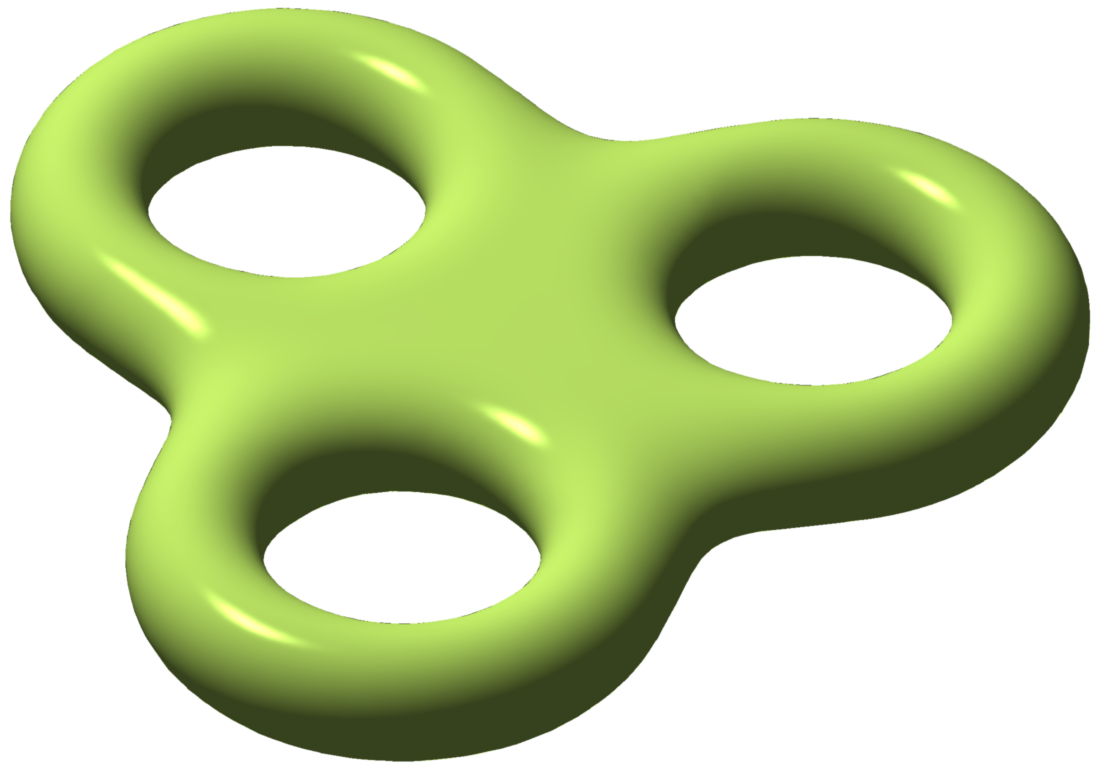
#> input picture 96131125_HW02/Images/Cont.png, 2204 x 1550 px, found by its file name (shown at 1/2 size)
$ python problem-6.py   (older library calls are emulated)
#> lines starting #> are read from the running program, lines starting #| are printed output that depends on the picture; after the words box and inside, x2 and y2 are one past the last pixel; in counts of white or black regions, pixels touching at a corner belong together

# import the necessary packages
from skimage import exposure
import numpy as np
import argparse
import cv2 as cv


##############################################
#   Extract all contours
##############################################
image = cv.imread('.\\Images\\Cont.png')
#> image is the input picture: shape (1550, 2204, 3); mean B, G, R 159.5, 210, 194.1

# convert input image to grayscale and find edges by Canny's algorithm
gray = cv.cvtColor(image, cv.COLOR_BGR2GRAY)
edged = cv.Canny(gray, 10, 100)
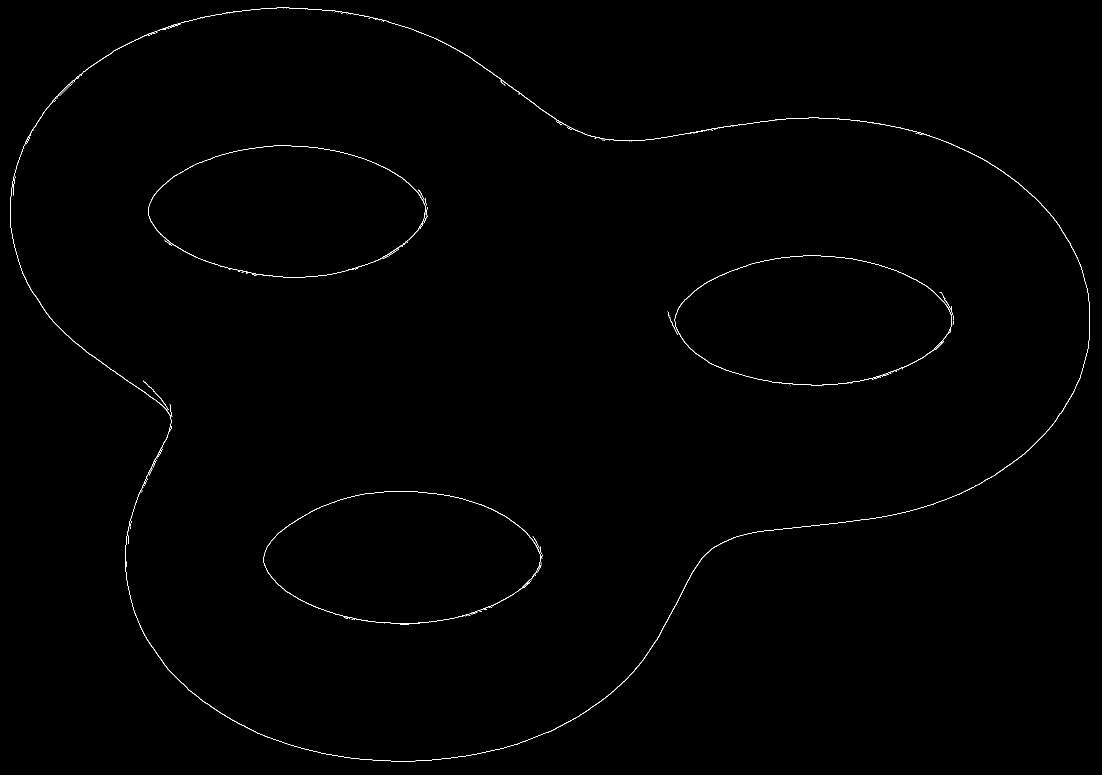
#> edged: shape (1550, 2204) (shown at 1/2 size); 0.37% white in thin lines or dots

# find contours in the edged image
im2, contours, hierarchy = cv.findContours(edged.copy(), cv.RETR_TREE, cv.CHAIN_APPROX_SIMPLE)
#> contours = 96 contours, 85 with area under 20; largest, box (x1, y1, x2, y2) and area: (20, 15, 2180, 1523) 2136478, (20, 15, 2180, 1523) 2134774, (526, 982, 1081, 1248) 111132, (526, 982, 1081, 1248) 110762, (296, 291, 851, 555) 110517
sum_ = sum([len(a) for a in contours])
#> sum_ = 10121
print('segments= CHAIN_APPROX_SIMPLE', sum_)
#| segments= CHAIN_APPROX_SIMPLE 10121

# display contours
contours_img = cv.drawContours(image, contours, -1, (255,0,0), 7)
cv.imshow('d', cv.resize(contours_img,(800,800)))
cv.imwrite('.\\6\\all-contours.jpg', contours_img)

##############################################
#   Effect of different method
##############################################
# mode 1
image = cv.imread('.\\Images\\Cont.png')

# convert input image to grayscale and find edges by Canny's algorithm
gray = cv.cvtColor(image, cv.COLOR_BGR2GRAY)
edged = cv.Canny(gray, 10, 100)

# find contours in the edged image
im2, contours, hierarchy = cv.findContours(edged.copy(), cv.RETR_TREE, cv.CHAIN_APPROX_NONE)

sum_ = sum([len(a) for a in contours])
#> sum_ = 19966
print('segments CHAIN_APPROX_NONE=', sum_)
#| segments CHAIN_APPROX_NONE= 19966

# display contours
contours_img = cv.drawContours(image, contours, -1, (255,0,0), 7)
cv.imshow('d', cv.resize(contours_img,(800,800)))
cv.imwrite('.\\6\\all-contours-model1.jpg', contours_img)

# mode 2
# convert input image to grayscale and find edges by Canny's algorithm
gray = cv.cvtColor(image, cv.COLOR_BGR2GRAY)
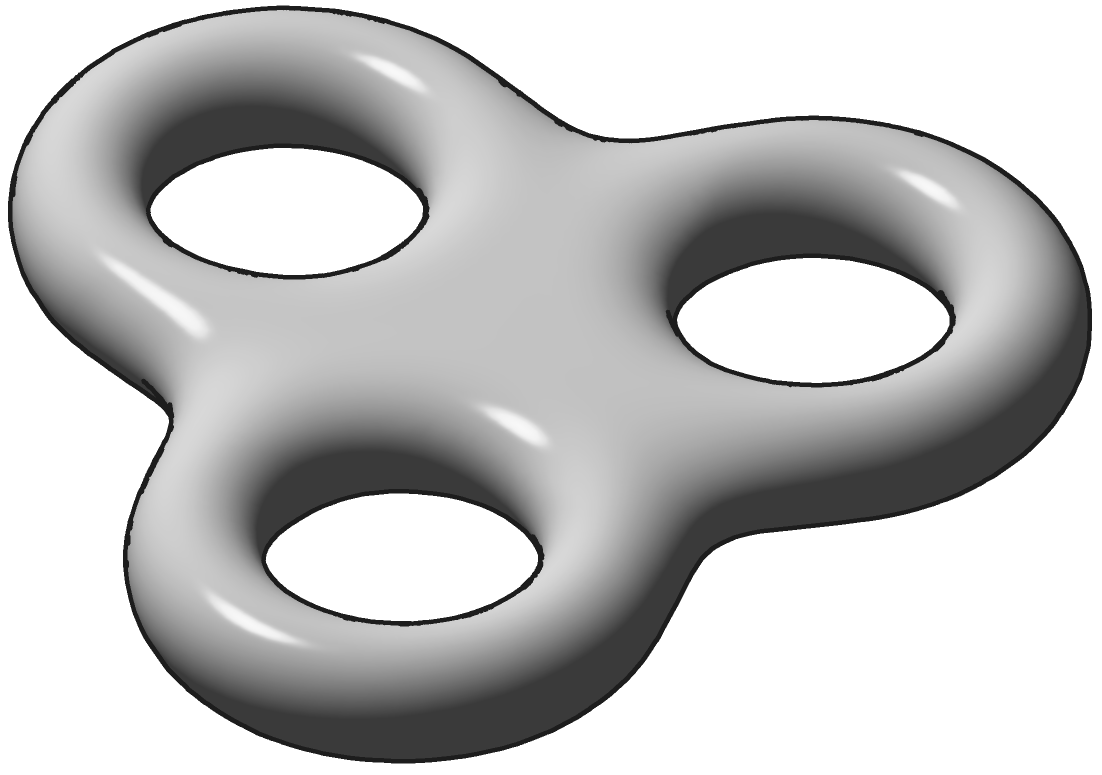
#> gray: shape (1550, 2204) (shown at 1/2 size); min 29, max 255, mean 195.1
edged = cv.Canny(gray, 10, 100)
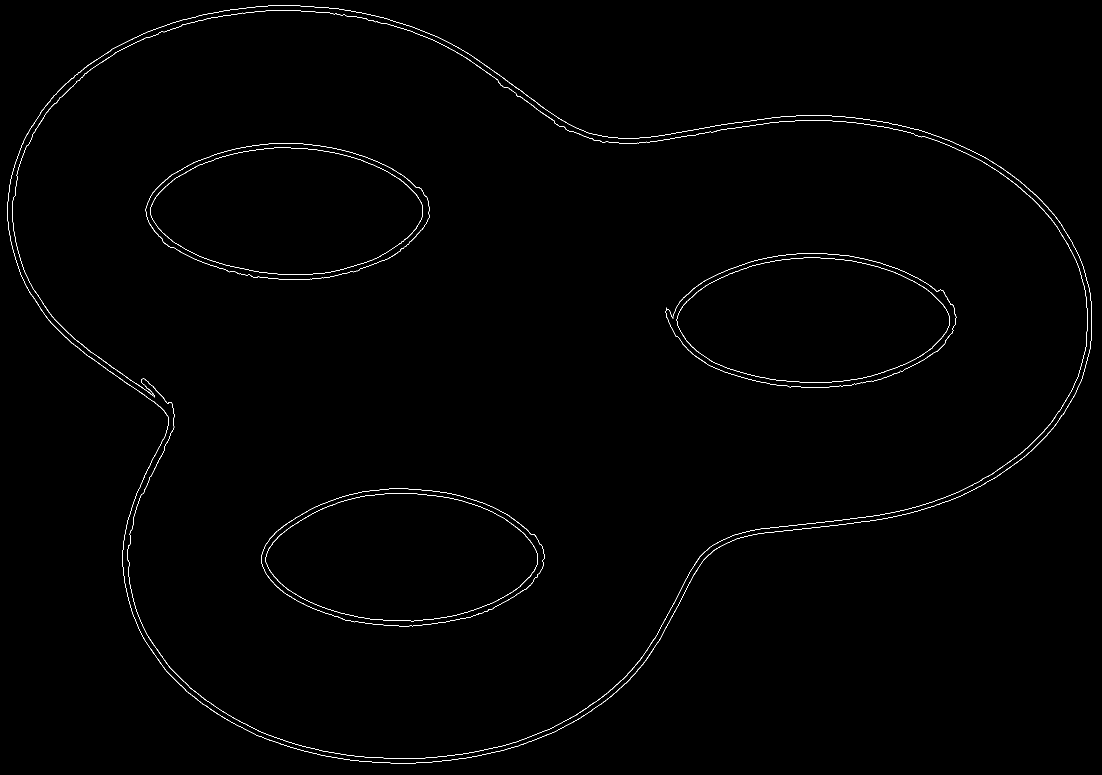
#> edged: shape (1550, 2204) (shown at 1/2 size); 0.61% white in thin lines or dots

# find contours in the edged image
im2, contours, hierarchy = cv.findContours(edged.copy(), cv.RETR_TREE, cv.CHAIN_APPROX_TC89_L1)
#> contours = 16 contours, 1 with area under 20; largest, box (x1, y1, x2, y2) and area: (15, 10, 2184, 1527) 2164950, (15, 10, 2184, 1527) 2164123, (522, 977, 1089, 1254) 118014, (522, 977, 1089, 1254) 117868, (291, 286, 860, 560) 117532
sum_ = sum([len(a) for a in contours])
#> sum_ = 7551
print('segments CHAIN_APPROX_TC89_L1=', sum_)
#| segments CHAIN_APPROX_TC89_L1= 7551

# display contours
contours_img = cv.drawContours(image, contours, -1, (255,0,0), 7)
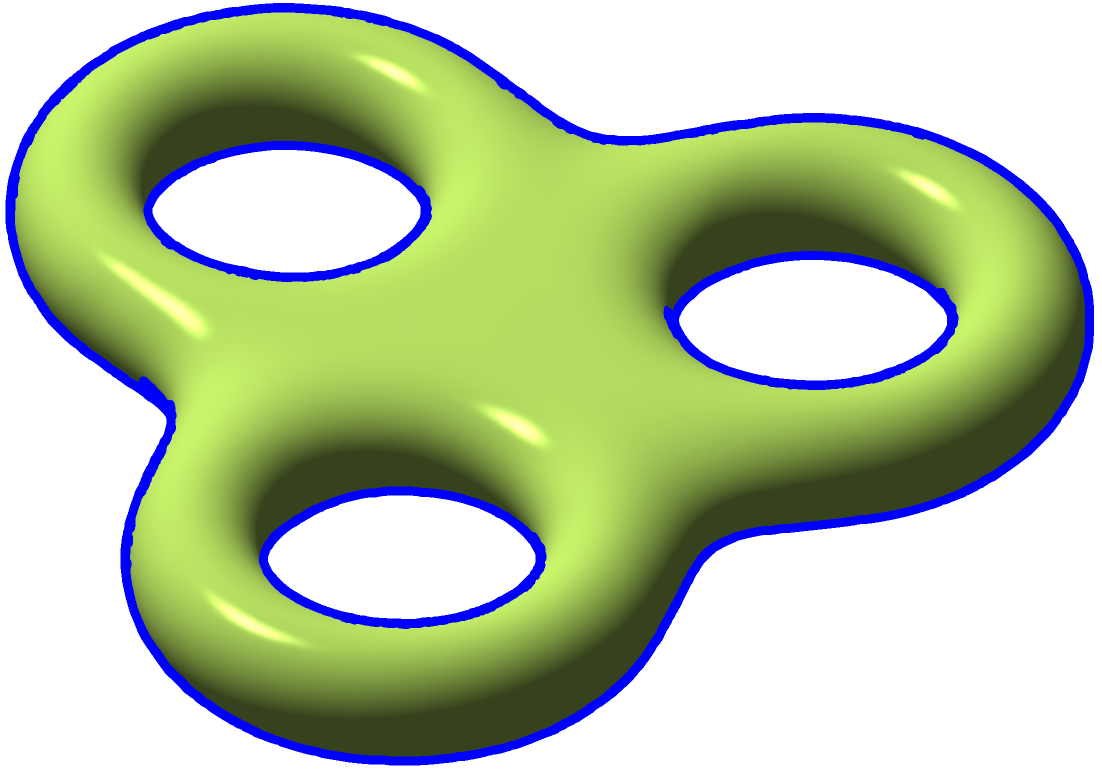
#> contours_img: shape (1550, 2204, 3) (shown at 1/2 size); mean B, G, R 165.1, 199.3, 184.1
cv.imshow('d', cv.resize(contours_img,(800,800)))
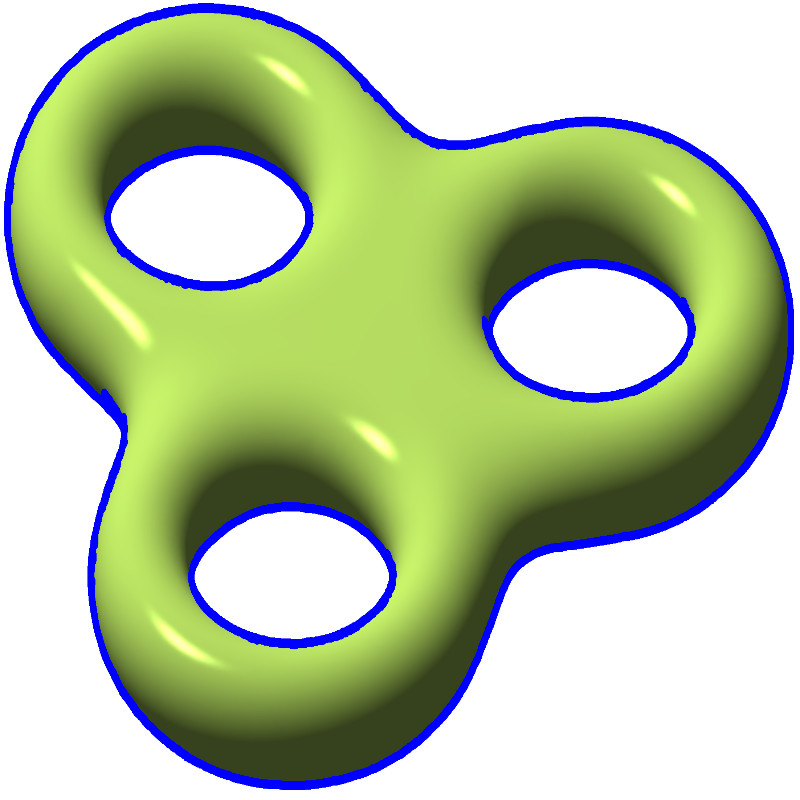
#> window 'd': shape (800, 800, 3); mean B, G, R 165.1, 199.2, 184
cv.imwrite('.\\6\\all-contours-model2.jpg', contours_img)

cv.waitKey(0)
